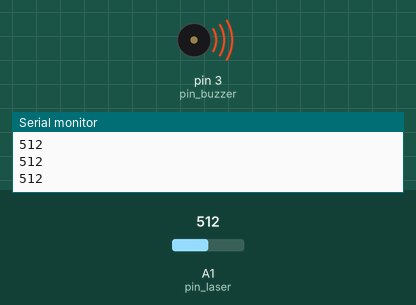
Bench run of a sketch on a simulated Arduino Uno, built with avr-gcc and run on an emulated ATmega328P. On the bench: buzzer (waves = sounding), the last lines printed to the serial monitor. The inputs (shaded band) are chosen by the test bench; at power-on: A1 (pin_laser) = 512.

Above: at 1.2 s.
1.3 s: A1 (pin_laser) set to 88
2.8 s: A1 (pin_laser) set to 71
At 4.0 s:
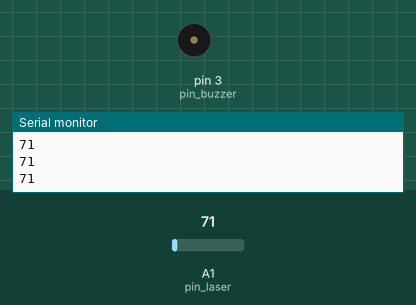
4.3 s: A1 (pin_laser) set to 122
At 5.1 s:
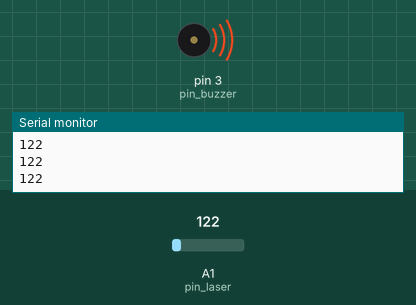
5.8 s: A1 (pin_laser) set to 0
At 6.4 s:
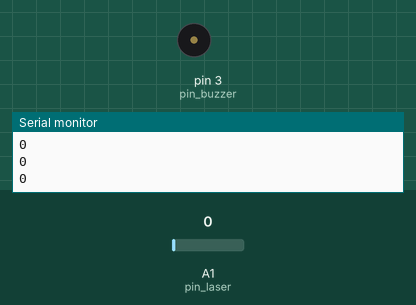
Timing chart, 0 to 8.3 s (numbered marks = the images above; inputs shaded):
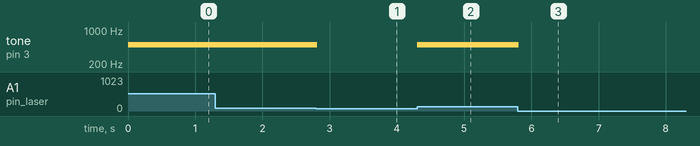

The sketch:

main_code.ino
```cpp
#define pin_laser A1        // Change pin number here
#define pin_buzzer 3
#define light_value 80     // The amount of light can depend upon
                           // your environment and the laser module
                           // used so change the value accordingly
void setup(){
  Serial.begin(9600);
  pinMode(pin_laser, INPUT);
  pinMode(pin_buzzer, OUTPUT);
}

void loop(){
  Serial.println(analogRead(pin_laser));
  if(analogRead(pin_laser) > light_value){
    tone(pin_buzzer, 500);
    delay(100);
  }
  else{
    noTone(pin_buzzer);
  }
}
```

Measured:
- the behaviour switches between 81 and 80 on A1 (pin_laser) (found by bisection; images 0 and 1)
- after the input at 2.8 s, tone on pin 3 (pin_buzzer): 500 Hz → silent at once
- after the input at 4.3 s, tone on pin 3 (pin_buzzer): silent → 500 Hz at once
- after the input at 5.8 s, tone on pin 3 (pin_buzzer): 500 Hz → silent at once
